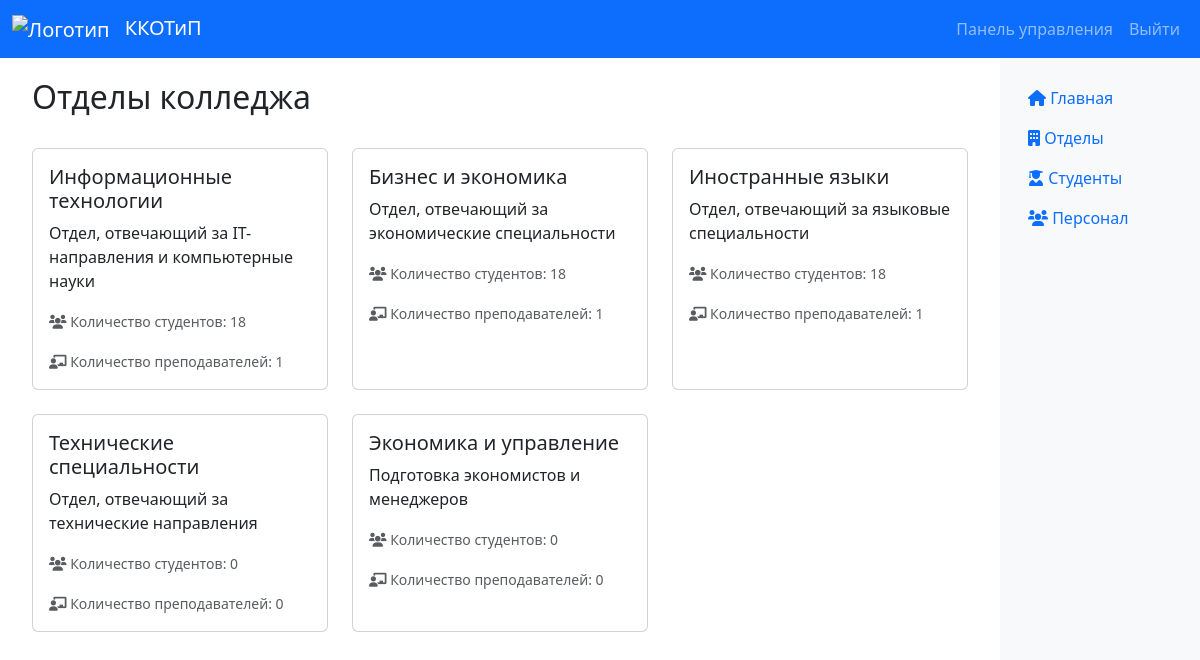
Page /departments/ (signed in) on the committed database.
### main/models.py (models this page shows)
class Department(models.Model):
    name = models.CharField(max_length=100)
    data = models.JSONField(default=dict)

### main/views.py (the view)
# urls.py: path('departments/', views.DepartmentListView.as_view(), name='department_list'),
class DepartmentListView(LoginRequiredMixin, ListView):
    model = Department
    template_name = 'main/department_list.html'
    context_object_name = 'departments'
    def get_queryset(self):
        departments_data = [
            {
                'name': 'Информационные технологии',
                'description': 'Отдел, отвечающий за IT-направления'
            },
            {
                'name': 'Экономика и управление',
                'description': 'Подготовка экономистов и менеджеров'
            },
            {
                'name': 'Иностранные языки',
                'description': 'Изучение иностранных языков'
            }
        ]
        departments = []
        for dept_data in departments_data:
            dept, created = Department.objects.get_or_create(
                name=dept_data['name'],
                defaults={'data': {'description': dept_data['description']}}
            )
            departments.append(dept)
        return Department.objects.all()
    def get_context_data(self, **kwargs):
        context = super().get_context_data(**kwargs)
        for department in context['departments']:
            department.student_count = Student.objects.filter(department=department).count()
            department.staff_count = Staff.objects.filter(department=department).count()
        return context

### templates/main/department_list.html (shortened to what this page needs)
{% extends 'main/base.html' %}
{% load static %}
{% block content %}
<div class="container">
    <div class="d-flex justify-content-between align-items-center mb-4">
        <h2>Отделы колледжа</h2>
    </div>
    <div class="row">
        {% for department in departments %}
        <div class="col-md-4 mb-4">
            <div class="card h-100">
                <div class="card-body">
                    <h5 class="card-title">{{ department.name }}</h5>
                    <p class="card-text">{{ department.data.description }}</p>
                    <p class="card-text">
                        <small class="text-muted">
                            <i class="fas fa-users"></i> Количество студентов: {{ department.student_count }}
                        </small>
                    </p>
                    <p class="card-text">
                        <small class="text-muted">
                            <i class="fas fa-chalkboard-teacher"></i> Количество преподавателей: {{ department.staff_count }}
                        </small>
                    </p>
                </div>
            </div>
        </div>
        {% empty %}
        <div class="col-12">
            <div class="alert alert-info">
                Отделы пока не добавлены в систему.
            </div>
        </div>
        {% endfor %}
    </div>
</div>
{% endblock %}

### templates/main/base.html (shortened to what this page needs)
<!DOCTYPE html>
{% load static %}
<html lang="ru">
<head>
    <link href="https://cdn.jsdelivr.net/npm/bootstrap@5.3.0/dist/css/bootstrap.min.css" rel="stylesheet">
    <link rel="stylesheet" href="https://cdnjs.cloudflare.com/ajax/libs/font-awesome/6.0.0/css/all.min.css">
</head>
<body>
    <nav class="navbar navbar-expand-lg navbar-dark bg-primary">
        <div class="container-fluid">
            <a class="navbar-brand" href="{% url 'home' %}">
                <img src="{% static 'images/logo.png' %}" alt="Логотип">
                ККОТиП
            </a>
            <div class="collapse navbar-collapse" id="navbarNav">
                <ul class="navbar-nav ms-auto">
                    {% if user.is_authenticated %}
                        <li class="nav-item">
                            <a class="nav-link" href="{% url 'dashboard' %}">Панель управления</a>
                        </li>
                        <li class="nav-item">
                            <form method="post" action="{% url 'logout' %}" style="display: inline;">
                                <button type="submit" class="nav-link btn btn-link" style="text-decoration: none; color: rgba(255,255,255,.55);">Выйти</button>
                            </form>
                        </li>
                    {% else %}
                        <li class="nav-item">
                            <a class="nav-link" href="{% url 'login' %}">Войти</a>
                        </li>
                    {% endif %}
                </ul>
            </div>
        </div>
    </nav>
    <div class="container-fluid">
        <div class="row">
            <div class="{% if user.is_authenticated %}col-md-9 col-lg-10 main-content{% else %}col-12{% endif %}">
                {% block content %}{% endblock %}
            </div>
            {% if user.is_authenticated %}
                <div class="col-md-3 col-lg-2 sidebar">
                    <ul class="nav flex-column">
                        <li class="nav-item">
                            <a class="nav-link" href="{% url 'dashboard' %}">
                                <i class="fas fa-home"></i> Главная
                            </a>
                        </li>
                        {% if user.role == 'admin' or user.role == 'staff' %}
                            <li class="nav-item">
                                <a class="nav-link" href="{% url 'department_list' %}">
                                    <i class="fas fa-building"></i> Отделы
                                </a>
                            </li>
                            <li class="nav-item">
                                <a class="nav-link" href="{% url 'student_list' %}">
                                    <i class="fas fa-user-graduate"></i> Студенты
                                </a>
                            </li>
                            <li class="nav-item">
                                <a class="nav-link" href="{% url 'staff_list' %}">
                                    <i class="fas fa-users"></i> Персонал
                                </a>
                            </li>
                        {% endif %}
                    </ul>
                </div>
            {% endif %}
        </div>
    </div>
</body>
</html>

### templates/main/base.html (style rules this page uses)
.navbar-brand img { height: 40px; margin-right: 10px; }
.sidebar { min-height: calc(100vh - 56px); background-color: #f8f9fa; padding-top: 20px; }
.main-content { padding: 20px; }

### rows in the picture
Department: name "Информационные технологии", data.description "Отдел, отвечающий за IT-направления и компьютерные науки", student_count "18", staff_count "1"
Department: name "Бизнес и экономика", data.description "Отдел, отвечающий за экономические специальности", student_count "18", staff_count "1"
Department: name "Иностранные языки", data.description "Отдел, отвечающий за языковые специальности", student_count "18", staff_count "1"
Department: name "Технические специальности", data.description "Отдел, отвечающий за технические направления", student_count "0", staff_count "0"
Department: name "Экономика и управление", data.description "Подготовка экономистов и менеджеров", student_count "0", staff_count "0"
